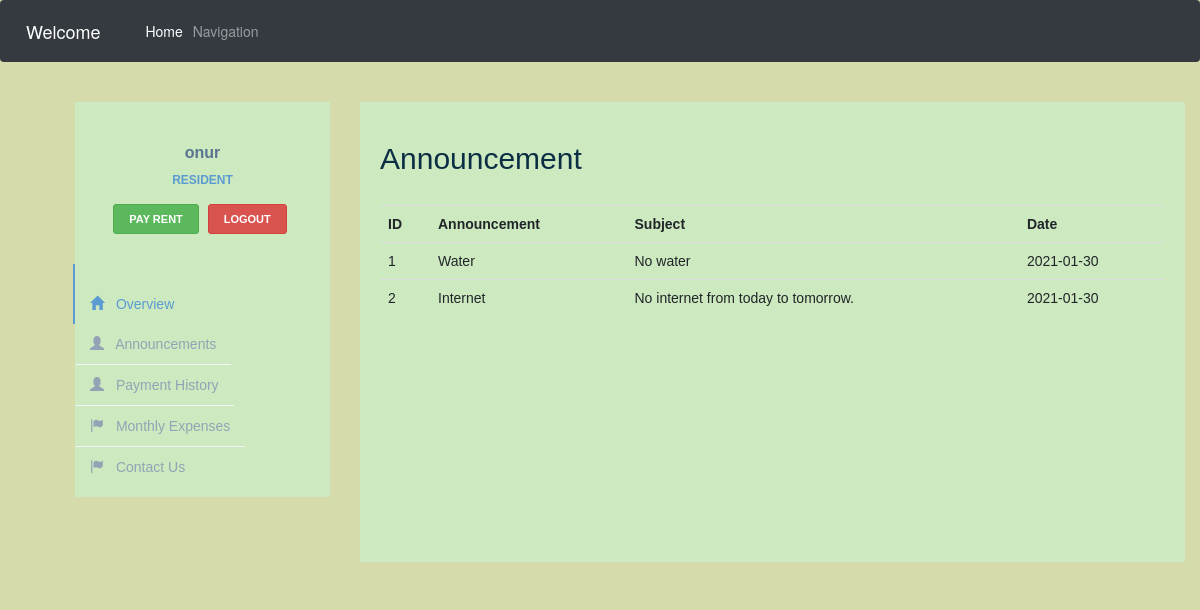
The app's page /annoshow.php (signed in) with its own data.
### tables this page shows
CREATE TABLE `announcement` (
  `annoid` int(50) NOT NULL,
  `announcement` text NOT NULL,
  `subject` text NOT NULL,
  `date` date NOT NULL DEFAULT current_timestamp()
);

### annoshow.php (the view, shortened to what this page needs)
<!DOCTYPE html>
<html lang="en" dir="ltr">
<html>
<link rel="stylesheet" href="https://cdn.jsdelivr.net/npm/bootstrap@4.5.3/dist/css/bootstrap.min.css">
<link rel="stylesheet" href="userpage.css">
<link href="//maxcdn.bootstrapcdn.com/bootstrap/3.3.0/css/bootstrap.min.css" rel="stylesheet" id="bootstrap-css">
<nav class="navbar fixed-top  navbar-expand-lg navbar-dark bg-dark">
    <a class="navbar-brand" href="#">Welcome</a>
    <div class="collapse navbar-collapse" id="navbarSupportedContent">
        <ul class="navbar-nav mr-auto">
            <li class="nav-item active">
                <a class="nav-link" href="homepage.php">Home <span class="sr-only">(current)</span></a>
            </li>
            <li class="nav-item">
                <a class="nav-link" href="https://www.google.com/maps/@36.6728673,30.5570388,16.24z" target="_blank">Navigation</a>
            </li>
        </ul>
    </div>
</nav>
</head>
<body>
    <header>
        <div class="container">
            <div class="row profile">
                <div class="col-md-3">
                    <div class="profile-sidebar">
                        <div class="profile-usertitle">
                            <div class="profile-usertitle-name">
                                <?php
                                echo $_SESSION['username'];
                                ?>
                            </div>
                            <div class="profile-usertitle-job">
                                Resident
                            </div>
                        </div>
                        <div class="profile-userbuttons">
                            <button type="button" class="btn btn-success btn-sm"><a href="payrent.php" style="color:white;">PAY RENT</button>
                            <button type="button" style="color:white;" class="btn btn-danger btn-sm"> <a href="user.php?logout='1'" style="color:white;">Logout</button>
                        </div>
                        <div class="profile-usermenu">
                            <ul class="nav">
                                <li class="active">
                                    <a href="user.php">
                                        <i class="glyphicon glyphicon-home"></i>
                                        Overview </a>
                                </li>
                                <li>
                                    <a href="annoshow.php">
                                        <i class="glyphicon glyphicon-user"></i>
                                        Announcements </a>
                                </li>
                                <li>
                                    <a href="paymenthistory.php">
                                        <i class="glyphicon glyphicon-user"></i>
                                        Payment History </a>
                                </li>
                                <li>
                                    <a href="expenses.php">
                                        <i class="glyphicon glyphicon-flag"></i>
                                        Monthly Expenses </a>
                                </li>
                                <li>
                                    <a href="contact.php">
                                        <i class="glyphicon glyphicon-flag"></i>
                                        Contact Us </a>
                                </li>
                            </ul>
                        </div>
                    </div>
                </div>
                <div class="col-md-9">
                    <div class="profile-content">
                        <h2>Announcement</h2>
                        <br>
                        <?php
                        include "check.php";
                        $sql = "SELECT * FROM `announcement`";
                        $result = $conn->query($sql) or die("Failed to excecute the query $sql on $conn");
                        echo "<table class=\"table   table-borderless\">
                          <tr>
                          <th>ID</th>
                          <th>Announcement</th>
                          <th>Subject</th>
                          <th>Date</th>
                          </tr>";
                        while ($row =  $result->fetch_assoc()) {
                            $annoid = $row['annoid'];
                            $subject = $row['subject'];
                            $announcement = $row['announcement'];
                            $date = $row['date'];
                                echo "<tr>
                        <td>$annoid</td>
                        <td>$subject</td>
                        <td>$announcement</td>
                        <td>$date</td>
                        </tr>";
                        }
                        ?>
                    </div>
                </div>
            </div>

### userpage.css (style rules this page uses)
body { margin-left: 0%; font-family: 'Verdana', sans-serif; background-color: #d5dbab !important; }
header { display: flex; width: 90%; height: 10vh; margin: auto; align-items: center; color: #0b2e44; font-family: 'Verdana', sans-serif; }
.nav-links, nav { flex: 2; }
.navbar { margin-right: 20%; width: 100%; }
.profile { margin: 20px 0; }
.profile-sidebar { padding: 20px 0 10px 0; background: rgb(204, 233, 191); }
.profile-usertitle { text-align: center; margin-top: 20px; }
.profile-usertitle-name { color: #5a7391; font-size: 16px; font-weight: 600; margin-bottom: 7px; }
.profile-usertitle-job { text-transform: uppercase; color: #5b9bd1; font-size: 12px; font-weight: 600; margin-bottom: 15px; }
.profile-userbuttons { text-align: center; margin-top: 10px; }
.profile-userbuttons .btn { text-transform: uppercase; font-size: 11px; font-weight: 600; padding: 6px 15px; margin-right: 5px; }
.profile-usermenu { margin-top: 30px; }
.profile-usermenu ul li { border-bottom: 1px solid #f0f4f7; }
.profile-usermenu ul li:last-child { border-bottom: none; }
.profile-usermenu ul li a { color: #93a3b5; font-size: 14px; font-weight: 400; }
.profile-usermenu ul li a i { margin-right: 8px; font-size: 14px; }
.profile-usermenu ul li.active { border-bottom: none; }
.profile-usermenu ul li.active a { color: #5b9bd1; background-color: rgb(204, 233, 191); border-left: 2px solid #5b9bd1; margin-left: -2px; }
.profile-content { padding: 20px; background: rgb(204, 233, 191); min-height: 460px; }

### records on screen
announcement: annoid "1", subject "Water", announcement "No water", date "2021-01-30"
announcement: annoid "2", subject "Internet", announcement "No internet from today to tomorrow.", date "2021-01-30"

### other values on screen
$_SESSION['username'] "onur"
